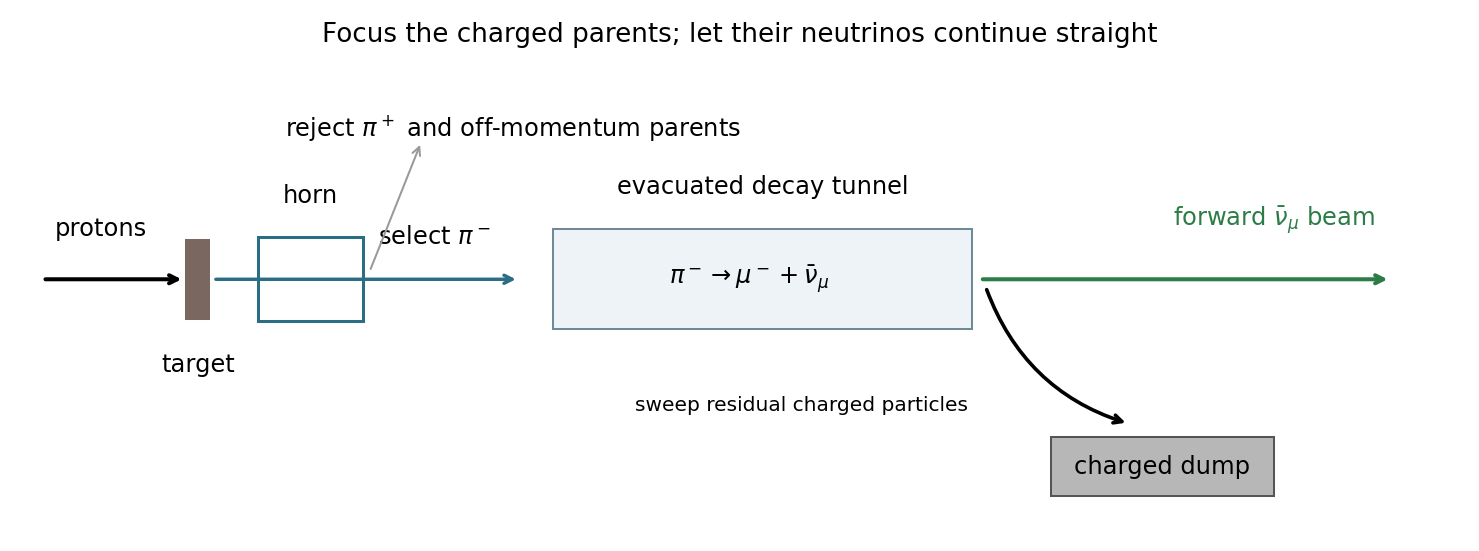

Source code (Python):
"""Original 2021 Particle and Nuclear Physics solution figure.

Writes the PNG basename to the current working directory. Dependencies are
numpy and matplotlib, declared in the repository pyproject.toml.
Tested with Python 3.14.4, NumPy 2.3.5, Matplotlib 3.10.7.
"""
from pathlib import Path
import matplotlib
matplotlib.use("Agg")
import matplotlib.pyplot as plt
from matplotlib.patches import Rectangle
import numpy as np


def line(ax, a, b, kind="fermion", backwards=False, label=None):
    a, b = np.array(a, dtype=float), np.array(b, dtype=float)
    d = b - a
    n = np.array([-d[1], d[0]]) / np.linalg.norm(d)
    if kind in ("wavy", "gluon"):
        t = np.linspace(0, 1, 300)
        phase = 16 * np.pi * t
        curve = a[:, None] + d[:, None] * t + 0.045 * n[:, None] * np.sin(phase)
        if kind == "gluon":
            curve += 0.045 * (d / np.linalg.norm(d))[:, None] * (np.cos(phase)-1) * np.sin(np.pi*t)
        ax.plot(*curve, color="#27618c", lw=1.6)
    else:
        ax.plot([a[0], b[0]], [a[1], b[1]], color="#333333", lw=1.5)
        if kind == "fermion":
            if backwards:
                a, b = b, a
            ax.annotate("", xy=a+0.61*(b-a), xytext=a+0.43*(b-a),
                        arrowprops={"arrowstyle":"-|>","color":"#333333","lw":1.3})
    if label:
        pos=(a+b)/2+0.17*n
        ax.text(*pos, label, fontsize=12, ha="center", va="center", color="#174564")


def text(ax, x, y, label, **kwargs):
    ax.text(x, y, label, ha="center", va="center", fontsize=12, **kwargs)


def setup(ax, xlim=(-.3,7), ylim=(-2.1,3.9)):
    ax.set_xlim(*xlim);ax.set_ylim(*ylim);ax.axis("off")


def save(fig):
    fig.savefig(Path(__file__).with_suffix(".png").name,dpi=145,facecolor="white")
    plt.close(fig)


def main():
    fig,ax=plt.subplots(figsize=(10.2,3.8))
    ax.annotate("",xy=(1.1,0),xytext=(0,0),arrowprops={"arrowstyle":"->","lw":2})
    text(ax,.45,.38,r"protons")
    ax.add_patch(Rectangle((1.1,-.3),.18,.6,color="#7a6860"));text(ax,1.2,-.65,"target")
    ax.add_patch(Rectangle((1.65,-.32),.8,.64,fill=False,edgecolor="#2a6d85",lw=1.5));text(ax,2.05,.63,"horn")
    ax.annotate("",xy=(3.65,0),xytext=(1.3,0),arrowprops={"arrowstyle":"->","lw":1.7,"color":"#2a6d85"})
    text(ax,3,.32,r"select $\pi^-$")
    ax.annotate("",xy=(2.9,1.05),xytext=(2.5,.05),arrowprops={"arrowstyle":"->","color":"#999999"})
    text(ax,3.6,1.15,r"reject $\pi^+$ and off-momentum parents")
    ax.add_patch(Rectangle((3.9,-.38),3.2,.76,facecolor="#edf3f6",edgecolor="#6e8a99"));text(ax,5.5,.7,"evacuated decay tunnel")
    text(ax,5.4,0,r"$\pi^-\to\mu^-+\bar\nu_\mu$")
    ax.annotate("",xy=(10.3,0),xytext=(7.15,0),arrowprops={"arrowstyle":"->","lw":2,"color":"#2b7c46"})
    text(ax,9.4,.45,r"forward $\bar\nu_\mu$ beam",color="#2b7c46")
    ax.annotate("",xy=(8.3,-1.1),xytext=(7.2,-.05),arrowprops={"arrowstyle":"->","lw":1.8,"connectionstyle":"arc3,rad=.25"})
    ax.add_patch(Rectangle((7.7,-1.65),1.7,.45,facecolor="#b7b7b7",edgecolor="#555555"));text(ax,8.55,-1.43,"charged dump")
    ax.text(5.8,-1.0,"sweep residual charged particles",fontsize=10,ha="center")
    setup(ax,xlim=(-.15,10.8),ylim=(-1.9,1.65));ax.set_title("Focus the charged parents; let their neutrinos continue straight",fontsize=13,pad=10)
    fig.tight_layout();save(fig)

if __name__=="__main__":main()
